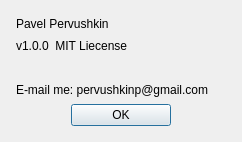
<?xml version="1.0" encoding="UTF-8"?>
<ui version="4.0">
 <class>About</class>
 <widget class="QDialog" name="About">
  <property name="geometry">
   <rect>
    <x>0</x>
    <y>0</y>
    <width>242</width>
    <height>142</height>
   </rect>
  </property>
  <property name="windowTitle">
   <string>Dialog</string>
  </property>
  <layout class="QVBoxLayout" name="verticalLayout_2">
   <item>
    <layout class="QVBoxLayout" name="verticalLayout">
     <property name="leftMargin">
      <number>5</number>
     </property>
     <property name="topMargin">
      <number>5</number>
     </property>
     <property name="rightMargin">
      <number>5</number>
     </property>
     <property name="bottomMargin">
      <number>5</number>
     </property>
     <item>
      <widget class="QLabel" name="label">
       <property name="text">
        <string>Pavel Pervushkin</string>
       </property>
      </widget>
     </item>
     <item>
      <widget class="QLabel" name="label_2">
       <property name="text">
        <string>v1.0.0  MIT Liecense</string>
       </property>
      </widget>
     </item>
     <item>
      <widget class="QLabel" name="label_Link">
       <property name="text">
        <string/>
       </property>
      </widget>
     </item>
     <item>
      <widget class="QLabel" name="label_4">
       <property name="text">
        <string>E-mail me: pervushkinp@gmail.com</string>
       </property>
      </widget>
     </item>
     <item>
      <layout class="QHBoxLayout" name="horizontalLayout">
       <item>
        <widget class="QPushButton" name="pushButton">
         <property name="minimumSize">
          <size>
           <width>100</width>
           <height>0</height>
          </size>
         </property>
         <property name="maximumSize">
          <size>
           <width>100</width>
           <height>16777215</height>
          </size>
         </property>
         <property name="autoFillBackground">
          <bool>false</bool>
         </property>
         <property name="text">
          <string>OK</string>
         </property>
        </widget>
       </item>
      </layout>
     </item>
    </layout>
   </item>
  </layout>
 </widget>
 <resources/>
 <connections/>
</ui>
